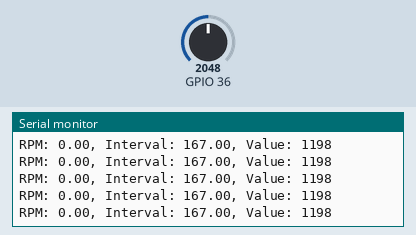
Recording of a sketch running on a simulated ESP32. Parts: the last lines printed to the serial monitor. The inputs (shaded band) are chosen by the test bench; at power-on: GPIO 36 = 2048.

Above: at 1.2 s.
1.3 s: GPIO 36 set to 2866
At 1.48 s:
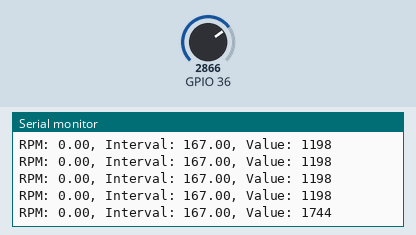
2.8 s: GPIO 36 set to 3603
At 2.81 s:
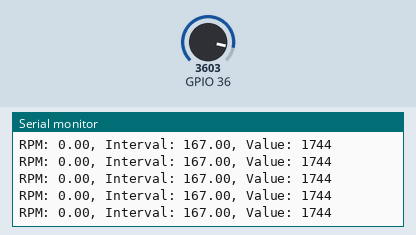
Timing chart, 0 to 5.8 s (numbered marks = the images above; inputs shaded):
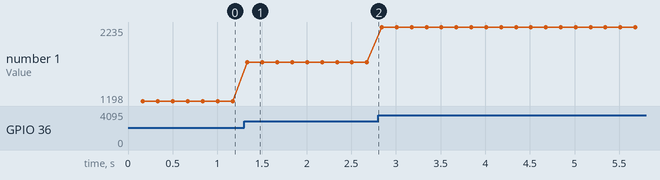

Measured:
- after the input at 1.3 s, the serial monitor: prints a new line at once (image 1)
- plotted number 1: 1198 → 1744 after the input at 1.3 s, 1744 → 2235 after the input at 2.8 s

The sketch:

proggmiss.ino
```cpp
#include <M5StickC.h>
#include "BluetoothSerial.h"

long previousMicros = 0, previousMillis = 0, lastSampleTime = 0;
double interval = 0, RPM = 0;
int value = 0, count = 0, previousValue = 0;
bool flag = false;

#define shutdown_pin 10
#define threshold 100 // to identify R peak
#define timer_value 10000 // 10 seconds timer to calculate hr
#define sample_interval 167 // Interval in milliseconds for 6 Hz sampling

void setup() {
  Serial.begin(9600);
  pinMode(GPIO_NUM_36, INPUT);
}

void loop() {
  long currentMillis = millis();

  // Check if it's time to take a new sample
  if (currentMillis - lastSampleTime >= sample_interval) {
    lastSampleTime = currentMillis;

    value = analogRead(GPIO_NUM_36);
    value = map(value, 250, 400, 0, 100); // Flatten the ECG values a bit

    if ((value - previousValue > threshold) && (!flag)) {
      count++;
      flag = true;
      interval = currentMillis - previousMicros; // RR interval
      previousMicros = currentMillis;
    } else if (value < previousValue) {
      flag = false;
    }

    if ((currentMillis - previousMillis) > timer_value) {
      RPM = count * 6; // Calculate RPM (respirations per minute)
      previousMillis = currentMillis;
      count = 0;
    }

    previousValue = value;

    // Output the values
    Serial.print("RPM: ");
    Serial.print(RPM);
    Serial.print(", Interval: ");
    Serial.print(interval);
    Serial.print(", Value: ");
    Serial.println(value);
  }
}
```
